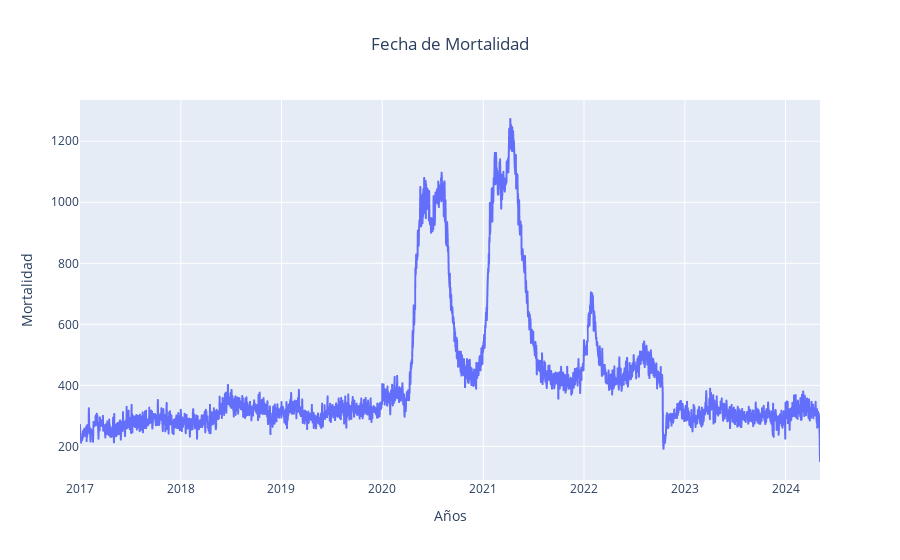

Source (notebook cell):
### Code cell
fig=px.line(x=FECHA_HIST[:2682],y=dias,title='Fecha de Mortalidad',
            labels={'x':'Años','y':'Mortalidad'})
fig.update_layout(title_x=0.5)
fig.show()

### Figure 1 — Plotly figure (JSON) as saved in the notebook; plotly's stock layout.template omitted (floating-point values rounded to 4 significant figures; data arrays with more than 128 entries replaced by an {"elided": "..."} marker saying what was removed)
{"data": [{"hovertemplate": "Años=%{x}<br>Mortalidad=%{y}<extra></extra>", "legendgroup": "", "line": {"color": "#636efa", "dash": "solid"}, "marker": {"symbol": "circle"}, "mode": "lines", "name": "", "showlegend": false, "type": "scattergl", "x": {"elided": "2682 str values"}, "xaxis": "x", "y": {"elided": "2682 int values"}, "yaxis": "y"}], "layout": {"legend": {"tracegroupgap": 0}, "title": {"text": "Fecha de Mortalidad", "x": 0.5}, "xaxis": {"anchor": "y", "domain": [0, 1], "title": {"text": "Años"}}, "yaxis": {"anchor": "x", "domain": [0, 1], "title": {"text": "Mortalidad"}}}}
